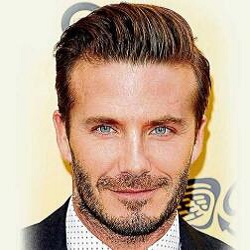
#> input picture 机器学习/实验/21-Carlofkl/temp/a.png, 250 x 250 px; its folder holds 4 pictures in this run
$ python PCA.py
#> lines starting #> are read from the running program, lines starting #| are printed output that depends on the picture
'''
(1)首先人工生成一些数据（如三维数据），让它们主要分布在低维空间中，如首先让某个维度的方差
远小于其它维度，然后对这些数据旋转。生成这些数据后，用你的PCA方法进行主成分提取。
(2)找一个人脸数据（小点样本量），用你实现PCA方法对该数据降维，找出一些主成分，然后用这
些主成分对每一副人脸图像进行重建，比较一些它们与原图像有多大差别（用信噪比衡量）。
'''
import matplotlib.pyplot as plt
import matplotlib as mpl
import numpy as np
import math
import cv2
import os
from mpl_toolkits.mplot3d import Axes3D

'''
PCA 降维
data 数量*维度 nxd
data_mean 样本均值
eigValInd 排序好的特征值 dxk
redEigVects 降维后的特征值
'''
def PCA(data, k = 2):
    rows, cols = data.shape
    data_mean = np.sum(data, 0) / rows
    data_center = data - data_mean # 中心化 nxd
    covMat = np.dot(data_center.T, data_center) # dxd
    eigVals, eigVects = np.linalg.eig(covMat) # 求协方差矩阵特征值和特征向量，特征向量按列读取dxd
    eigValInd = np.argsort(eigVals) # 特征值排序
    redEigVects = eigVects[: ,eigValInd[: -(k+1): -1]] # 序列逆向排列，取前k个特征向量dxk，
    redEigVects = np.real(redEigVects) # 如果出现复向量，对其保留实部
    data_tmp = np.dot(data_center, redEigVects) # 降维后的数据 nxk
    data_recon = np.dot(data_tmp, redEigVects.T) + data_mean # 重构后的数据 nxd
    return redEigVects, data_recon

'''
生成Swiss Roll数据 nxd
n_sample 数据点数量
noise 数据店的噪声
y_scale y方向厚度
'''
def make_swiss_roll(n_sample = 1000, noise = 0.0, y_scale = 10, degree = 45):
    t = 2 * np.pi * (1 + 2 * np.random.rand(1, n_sample)) # 定义变量
    x = t * np.cos(t) # 定义x方向数据
    y = y_scale * np.random.rand(1, n_sample)
    z = t * np.sin(t)
    data = np.concatenate((x, y, z)) # 将三维数据压缩成一个向量，即数据有三个属性
    data += noise * np.random.rand(3, n_sample) # 加入噪声
    data = rotate(data, np.pi * degree / 180, 'x') # 绕x轴旋转degree，默认45
    # show_3D(data.T)
    return data.T # 得到nxd

def rotate(data, theta = 0, axis = 'x'):
    if axis == 'x':
        rotate = [[1, 0, 0], [0, np.cos(theta), -np.sin(theta)], [0, np.sin(theta), np.cos(theta)]]
        return np.dot(rotate, data)
    elif axis == 'y':
        rotate = [[np.cos(theta), 0, np.sin(theta)], [0, 1, 0], [-np.sin(theta), 0, np.cos(theta)]]
        return np.dot(rotate, data)
    elif axis == 'z':
        rotate = [[np.cos(theta), -np.sin(theta), 0], [np.sin(theta), np.cos(theta), 0], [0, 0, 1]]
        return np.dot(rotate, data)
    else:
        print('ERROR asix')
        return X

'''
生成二维高斯数据
n_sample 样本数量
data 维度 * 数目的矩阵
'''
def make_2D_gaussian(n_sample = 100):
    mean = [-3, 4]
    cov = [[1, 0], [0, 0.01]]
    data = np.random.multivariate_normal(mean, cov, n_sample).T
    return data

'''
生成数据，人脸图像
图片尺寸 300x300
7张图片
返回 7x90000
'''
def read_faces(file_path, size):
    file_list = os.listdir(file_path)
    data = []
    i = 1
    for file in file_list:
        path = os.path.join(file_path, file)
        with open(path) as f:
            img = cv2.imread(path, 0) # 参数0，默认灰度图打开
            img = cv2.resize(img, size) # 重新将图片压缩成size大小
            img_col = img.reshape(img.shape[0] * img.shape[1])
            data.append(img_col) # 得到数据集
    return np.array(data)

'''
计算信噪比
'''
def psnr(img1, img2):
    mse = np.mean((img1/255. - img2/255.) ** 2)
    if mse < 1e-10:
        return 100
    PIXEL_MAX = 1
    return 20 * math.log10(PIXEL_MAX / math.sqrt(mse))

'''
展示图像
'''
def show_3D(x):
    fig = plt.figure()
    ax = Axes3D(fig)
    ax.view_init(elev = 20, azim = 80)
    ax.scatter(x[:, 0], x[:, 1], x[:, 2], c=x[:, 0], cmap=plt.cm.gnuplot)
    ax.legend(loc = 'best')
    plt.show()
def show_2D(x):
    fig = plt.figure()
    ax = Axes3D(fig)
    ax.view_init(elev=20, azim=80)
    ax.scatter(x[:, 0], x[:, 1], x[:, 2], c=x[:, 0], cmap=plt.cm.gnuplot)
    ax.legend(loc = 'best')
    plt.show()
def show_1D(x):
    fig = plt.figure()
    ax = Axes3D(fig)
    ax.view_init(elev=20, azim=80)
    ax.scatter(x[:,0], x[:,1], x[:,2], c = x[:,0], cmap = plt.cm.gnuplot)
    ax.legend(loc = 'best')
    plt.show()

def show_3D_to_1D(data_1, data_2, data_3):

    plt.rcParams['font.sans-serif'] = ['SimHei']
    plt.rcParams['axes.unicode_minus'] = False

    fig = plt.figure(figsize=(12, 6), facecolor='w')
    # cm = mpl.colors.ListedColormap(['#FFC2CC', '#C2FFCC', '#CCC2FF'])
    # cm2 = mpl.colors.ListedColormap(['#FF0000', '#00FF00', '#0000FF'])
    plt.subplots_adjust(left=0.05, right=0.95, bottom=0.01, top=0.99)


    ax1 = fig.add_subplot(131, projection='3d')
    ax1.scatter(data_1[:, 0], data_1[:, 1], data_1[:, 2], c=data_1[:, 0], cmap=plt.cm.gnuplot)
    ax1.view_init(elev=15, azim=55)
    plt.title('原始三维数据图')
    ax1.set_xlabel('X')
    ax1.set_ylabel('Y')
    ax1.set_zlabel('Z')
    plt.grid(True)

    ax2 = fig.add_subplot(132, projection='3d')
    ax2.scatter(data_2[:, 0], data_2[:, 1], data_2[:, 2], c=data_2[:, 0], cmap=plt.cm.gnuplot)
    ax2.view_init(elev=15, azim=55)
    plt.title('降至二维图')
    ax2.set_xlabel('X')
    ax2.set_ylabel('Y')
    ax2.set_zlabel('Z')
    plt.grid(True)

    ax3 = fig.add_subplot(133, projection='3d')
    ax3.scatter(data_3[:, 0], data_3[:, 1], data_3[:, 2], c=data_3[:, 0], cmap=plt.cm.gnuplot)
    ax3.view_init(elev=15, azim=55)
    plt.title('降至一维图')
    ax3.set_xlabel('X')
    ax3.set_ylabel('Y')
    ax3.set_zlabel('Z')
    plt.grid(True)

    plt.show()
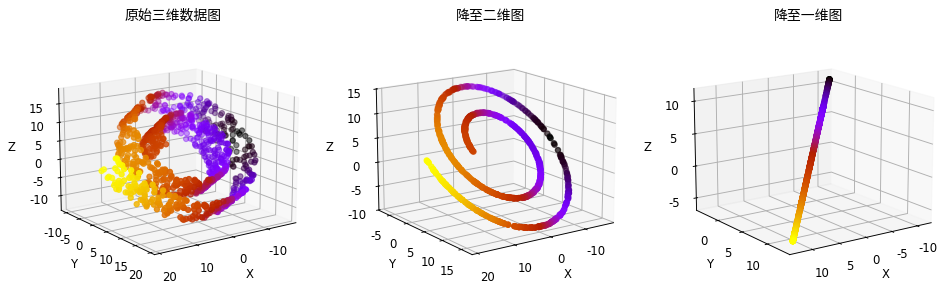
#> figure drawn by matplotlib, 3 panels

'''
主函数1：
人工生成数据 nxd
PCA降维，从3维到2维到1维
输出2维和1维时候特征向量
'''
data_1 = make_swiss_roll()
redEigVects_2, data_2 = PCA(data_1)
redEigVects_3, data_3 = PCA(data_2, 1)
print('**************************************************************************************')
print('二维特征向量')
print(redEigVects_2)
print('一维特征向量')
print(redEigVects_3)
show_3D_to_1D(data_1, data_2, data_3)
print('**************************************************************************************')

'''
主函数2：
人脸数据 nx1600
PCA降维，从1600维到5维到3维到1维
输出2维和1维时候特征向量
'''
size = (40, 40)
data = read_faces('temp', size)
#> in read_faces, `img = cv2.imread(path, 0)`:
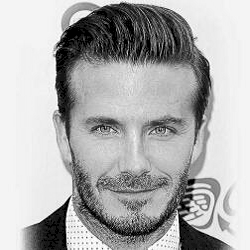
#> img: shape (250, 250); min 0, max 255, mean 175.2
#> in read_faces, `img = cv2.resize(img, size)`:
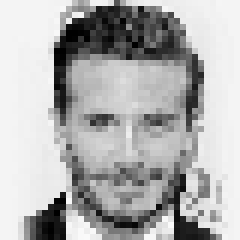
#> img: shape (40, 40) (shown 6 times larger); min 0, max 250, mean 175.7
#> in read_faces, `img_col = img.reshape(img.shape[0] * img.shape[1])`: img_col = 1600 values, max 250 at index 1574, min 0 at index 211, mean 175.7
#> pass 2 of the loop in read_faces, `for file in file_list:`:
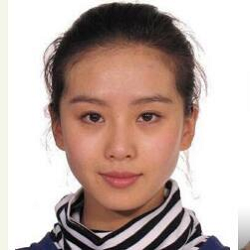
#> input picture 机器学习/实验/21-Carlofkl/temp/b.png, 250 x 250 px
#> in read_faces, `img = cv2.imread(path, 0)`:
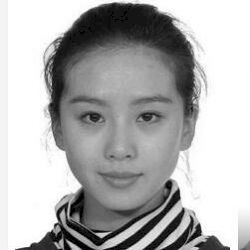
#> img: shape (250, 250); min 0, max 255, mean 178.2
#> in read_faces, `img = cv2.resize(img, size)`:
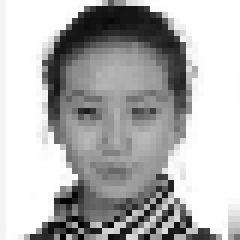
#> img: shape (40, 40) (shown 6 times larger); min 0, max 255, mean 178.6
#> img_col = 1600 values, max 255 at index 1, min 0 at index 1490, mean 178.6
#> pass 3 of the loop in read_faces, `for file in file_list:`:
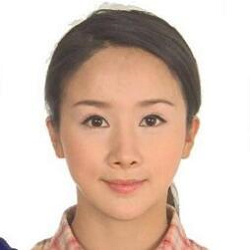
#> input picture 机器学习/实验/21-Carlofkl/temp/c.png, 250 x 250 px
#> in read_faces, `img = cv2.imread(path, 0)`:
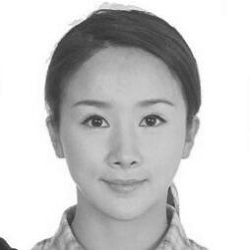
#> img: shape (250, 250); min 43, max 255, mean 201.7
#> in read_faces, `img = cv2.resize(img, size)`:
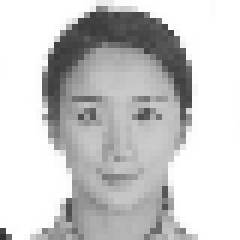
#> img: shape (40, 40) (shown 6 times larger); min 49, max 255, mean 201.7
#> img_col = 1600 values, max 255 at index 0, min 49 at index 1560, mean 201.7
#> the loop made 4 passes; the first 3 are shown
data = read_faces('PCA_FACES', size)
#> (the run stopped early here; a loop or call above may not have finished)
